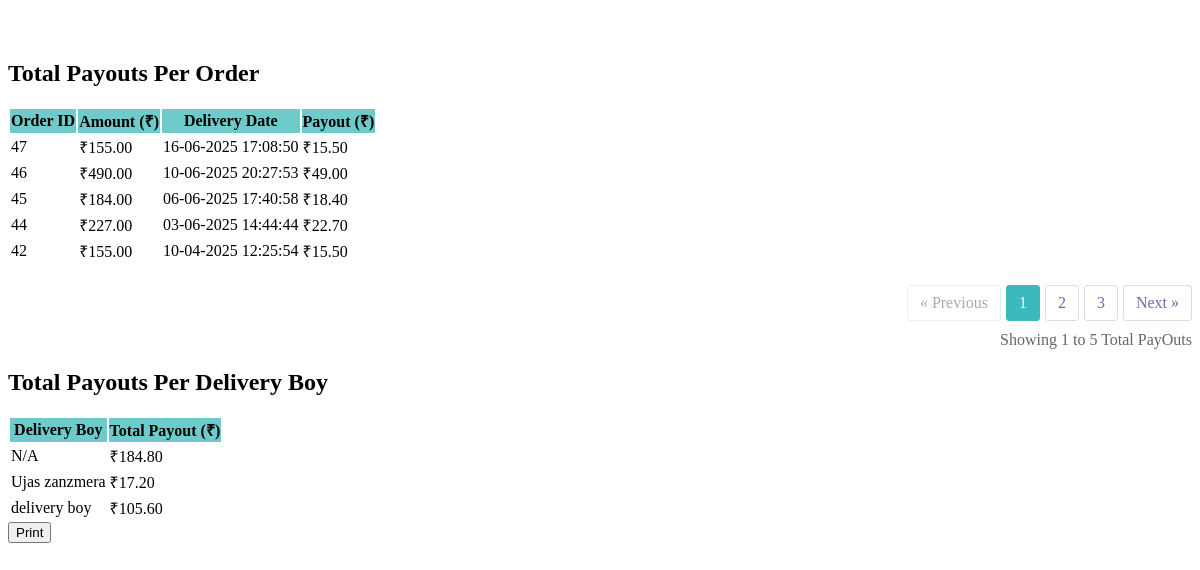
Screenshot of /admin/payouts.php with the database file from the repository.
### tables this page shows
CREATE TABLE `orders` (
  `orderId` int(11) NOT NULL,
  `userId` int(21) NOT NULL,
  `address` varchar(255) NOT NULL,
  `zipCode` int(21) NOT NULL,
  `phoneNo` bigint(21) NOT NULL,
  `amount` decimal(10,2) DEFAULT NULL,
  `payment_id` varchar(100) DEFAULT NULL,
  `paymentMode` enum('0','1') NOT NULL DEFAULT '0' COMMENT '0=cod,1=online',
  `orderStatus` enum('0','1','2','3','4','5','6') NOT NULL DEFAULT '0',
  `size` enum('S','M','L') NOT NULL DEFAULT 'M',
  `createdAt` datetime NOT NULL DEFAULT current_timestamp(),
  `status` enum('pending','completed','cancelled') NOT NULL DEFAULT 'pending',
  `delivery_boy_id` int(11) DEFAULT NULL,
  `deliveryTime` int(11) DEFAULT NULL COMMENT 'Delivery time in minutes',
  `finalDeliveryTime` int(11) DEFAULT NULL
);

### admin/payouts.php (the view, shortened to what this page needs)
<?php
include 'partials/_dbconnect.php';
$limit = 5;
$current_page = isset($_GET['p']) ? (int) $_GET['p'] : 1;
$offset = ($current_page - 1) * $limit;
$sql = "SELECT o.orderId, o.amount, o.createdAt AS orderDate,
               COALESCE(CONCAT(d.first_name, ' ', d.last_name), 'N/A') AS delivery_boy,
               (o.amount * 0.1) AS payout
        FROM orders o
        LEFT JOIN delivery_boys d ON o.delivery_boy_id = d.id
        WHERE o.orderStatus = '4'
        ORDER BY o.createdAt DESC
        LIMIT $limit OFFSET $offset";
$result = $conn->query($sql);
$countQuery = "SELECT COUNT(*) as total FROM orders";
$countResult = $conn->query($countQuery);
$totalorders = $countResult->fetch_assoc()['total'];
$totalPages = ceil($totalorders / $limit);
$totalPayoutsSql = "SELECT COALESCE(CONCAT(d.first_name, ' ', d.last_name), 'N/A') AS delivery_boy,
                            SUM(o.amount * 0.1) AS total_payout
                     FROM orders o
                     LEFT JOIN delivery_boys d ON o.delivery_boy_id = d.id
                     WHERE o.orderStatus = '4'
                     GROUP BY d.id";
$totalPayoutsResult = $conn->query($totalPayoutsSql);
?>
<!DOCTYPE html>
<html lang="en">
<head>
</head>
<body>
    <div class="container-fluid" style="margin-top: 20px; padding-top: 20px;">
        <div class="row">
            <div class="card col-lg-12">
                <div class="card-body">
                    <h2 class="text-center mb-4">Total Payouts Per Order</h2>
                    <table class="table table-striped table-bordered text-center">
                        <thead style="background-color: rgb(111 202 203);">
                            <tr>
                                <th>Order ID</th>
                                <th>Amount (₹)</th>
                                <th>Delivery Date</th>
                                <th>Payout (₹)</th>
                            </tr>
                        </thead>
                        <tbody>
                            <?php if ($result->num_rows > 0): ?>
                                <?php while ($row = $result->fetch_assoc()): ?>
                                    <tr>
                                        <td><?= htmlspecialchars($row['orderId']); ?></td>
                                        <td>₹<?= number_format($row['amount'], 2); ?></td>
                                        <td><?= date("d-m-Y H:i:s", strtotime($row['orderDate'])); ?></td>
                                        <td>₹<?= number_format($row['payout'], 2); ?></td>
                                    </tr>
                                <?php endwhile; ?>
                            <?php else: ?>
                                <tr>
                                    <td colspan="5">No payouts available.</td>
                                </tr>
                            <?php endif; ?>
                        </tbody>
                    </table>
                    <?php if ($totalPages > 1): ?>
                        <div class="pagination-container">
                            <div>
                                <div class="pagination">
                                    <?php if ($current_page <= 1): ?>
                                        <span class="disabled">« Previous</span>
                                    <?php else: ?>
                                        <a href="index.php?page=payouts&p=<?php echo $current_page - 1; ?>">«
                                            Previous</a>
                                    <?php endif; ?>
                                    <div class="page-numbers">
                                        <?php
                                        $start = max(1, $current_page - 1);
                                        $end = min($totalPages, $current_page + 1);
                                        for ($i = $start; $i <= $end; $i++) {
                                            if ($i == $current_page) {
                                                echo '<a href="index.php?page=payouts&p=' . $i . '" class="active">' . $i . '</a>';
                                            } else {
                                                echo '<a href="index.php?page=payouts&p=' . $i . '">' . $i . '</a>';
                                            }
                                        }
                                        if ($end < $totalPages) {
                                            echo '<a href="index.php?page=payouts&p=' . $totalPages . '">' . $totalPages . '</a>';
                                        }
                                        ?>
                                    </div>
                                    <?php if ($current_page >= $totalPages): ?>
                                        <span class="disabled">Next »</span>
                                    <?php else: ?>
                                        <a href="index.php?page=payouts&p=<?php
                                        echo $current_page + 1;
                                        ?>">Next »</a>
                                    <?php endif; ?>
                                </div>
                                <div class="pagination-info">
                                    Showing <?php echo (($current_page - 1) * $limit + 1); ?> to
                                    <?php echo min($current_page * $limit, $totalorders); ?> Total PayOuts
                                </div>
                            </div>
                        </div>
                    <?php endif; ?>
                </div>
            </div>
        </div>
    </div>
    <div class="container" style="margin-top: 20px; margin-bottom: 20px; max-width: 500px;">
        <div class="row">
            <div class="card col-lg-12">
                <div class="card-body">
                    <h2 class="text-center mb-4" style="font-size: 1.5rem;">Total Payouts Per Delivery Boy</h2>
                    <table class="table table-striped table-bordered text-center">
                        <thead style="background-color: rgb(111 202 203);">
                            <tr>
                                <th>Delivery Boy</th>
                                <th>Total Payout (₹)</th>
                            </tr>
                        </thead>
                        <tbody>
                            <?php if ($totalPayoutsResult->num_rows > 0): ?>
                                <?php while ($row = $totalPayoutsResult->fetch_assoc()): ?>
                                    <tr>
                                        <td><?= htmlspecialchars($row['delivery_boy']); ?></td>
                                        <td>₹<?= number_format($row['total_payout'], 2); ?></td>
                                    </tr>
                                <?php endwhile; ?>
                            <?php else: ?>
                                <tr>
                                    <td colspan="2">No payouts available.</td>
                                </tr>
                            <?php endif; ?>
                        </tbody>
                    </table>
                    <div class="text-center mt-3">
                        <button class="btn btn-primary" onclick="printPage()">Print</button>
                    </div>
                </div>
            </div>
        </div>
    </div>
</body>
</html>

### admin/payouts.php (style rules this page uses)
.pagination-container { display: flex; justify-content: flex-end; margin: 20px 0; }
.pagination { display: flex; gap: 5px; flex-wrap: wrap; }
.pagination a { padding: 8px 12px; border: 1px solid #ddd; color: rgb(116, 101, 179); text-decoration: none; border-radius: 3px; transition: all 0.3s; }
.pagination span { padding: 8px 12px; border: 1px solid #ddd; color: rgb(0, 0, 0); text-decoration: none; border-radius: 3px; }
.pagination .active { background: rgb(60, 185, 187); color: white; border-color: rgb(60, 185, 187); }
.pagination .disabled { color: #aaa; border-color: #eee; cursor: not-allowed; }
.pagination-info { text-align: right; margin-top: 10px; color: #666; }
.pagination .page-numbers { display: flex; gap: 5px; }

### rows the page displays
orders: orderId "47", amount "155.00", createdAt "16-06-2025 17:08:50", payout "15.50"
orders: orderId "46", amount "490.00", createdAt "10-06-2025 20:27:53", payout "49.00"
orders: orderId "45", amount "184.00", createdAt "06-06-2025 17:40:58", payout "18.40"
orders: orderId "44", amount "227.00", createdAt "03-06-2025 14:44:44", payout "22.70"
orders: orderId "42", amount "155.00", createdAt "10-04-2025 12:25:54", payout "15.50"

### other values shown
$totalPages "3"
min($current_page * $limit, $totalorders) "5"
$row['delivery_boy'] "N/A"
$row['total_payout'] "184.80"
$row['delivery_boy'] "Ujas zanzmera"
$row['total_payout'] "17.20"
$row['delivery_boy'] "delivery boy"
$row['total_payout'] "105.60"
